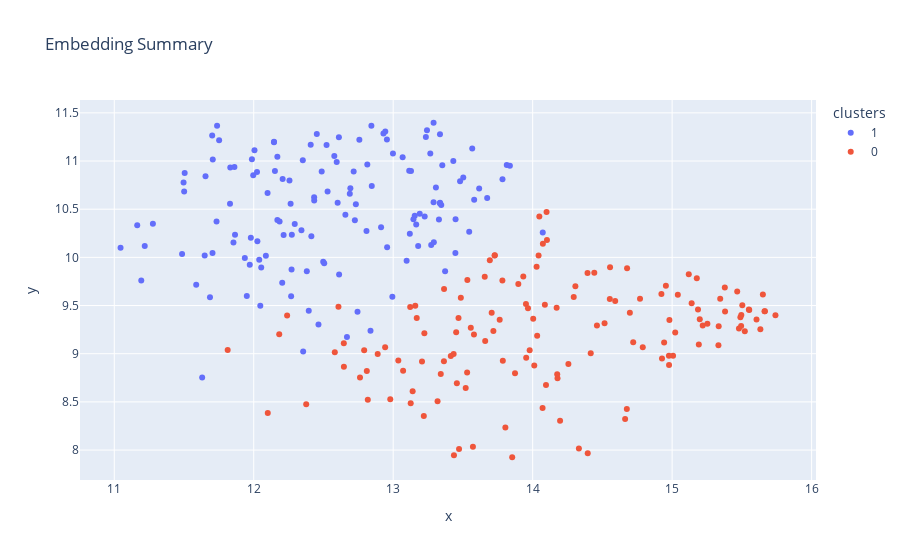

Notebook code for this chart:
### Code cell
new_df_for_kmeans = data_visualization.get_df_for_recluster(new_low_dim_embeddings_umap, new_labels, new_ids, new_date_labels, new_k_means.labels_)
new_filtered_df = data_visualization.filter_df(new_df_for_kmeans, DAYS)
new_fig_kmeans, dff = data_visualization.embedding_scatter_plot(new_filtered_df)
new_fig_kmeans.show()

### Figure 1 — Plotly figure (JSON) as saved in the notebook; plotly's stock layout.template omitted (floating-point values rounded to 4 significant figures; data arrays with more than 128 entries replaced by an {"elided": "..."} marker saying what was removed)
{"data": [{"customdata": {"elided": "136x2 str values"}, "hovertemplate": "<b>%{hovertext}</b><br><br>clusters=1<br>x=%{x}<br>y=%{y}<br>ID=%{customdata[0]}<br>date=%{customdata[1]}<extra></extra>", "hovertext": {"elided": "136 str values"}, "legendgroup": "1", "marker": {"color": "#636efa", "symbol": "circle"}, "mode": "markers", "name": "1", "orientation": "v", "showlegend": true, "type": "scatter", "x": {"elided": "136 float values"}, "xaxis": "x", "y": {"elided": "136 float values"}, "yaxis": "y"}, {"customdata": {"elided": "137x2 str values"}, "hovertemplate": "<b>%{hovertext}</b><br><br>clusters=0<br>x=%{x}<br>y=%{y}<br>ID=%{customdata[0]}<br>date=%{customdata[1]}<extra></extra>", "hovertext": {"elided": "137 str values"}, "legendgroup": "0", "marker": {"color": "#EF553B", "symbol": "circle"}, "mode": "markers", "name": "0", "orientation": "v", "showlegend": true, "type": "scatter", "x": {"elided": "137 float values"}, "xaxis": "x", "y": {"elided": "137 float values"}, "yaxis": "y"}], "layout": {"legend": {"title": {"text": "clusters"}, "tracegroupgap": 0}, "title": {"text": "Embedding Summary"}, "xaxis": {"anchor": "y", "domain": [0, 1], "title": {"text": "x"}}, "yaxis": {"anchor": "x", "domain": [0, 1], "title": {"text": "y"}}}}
